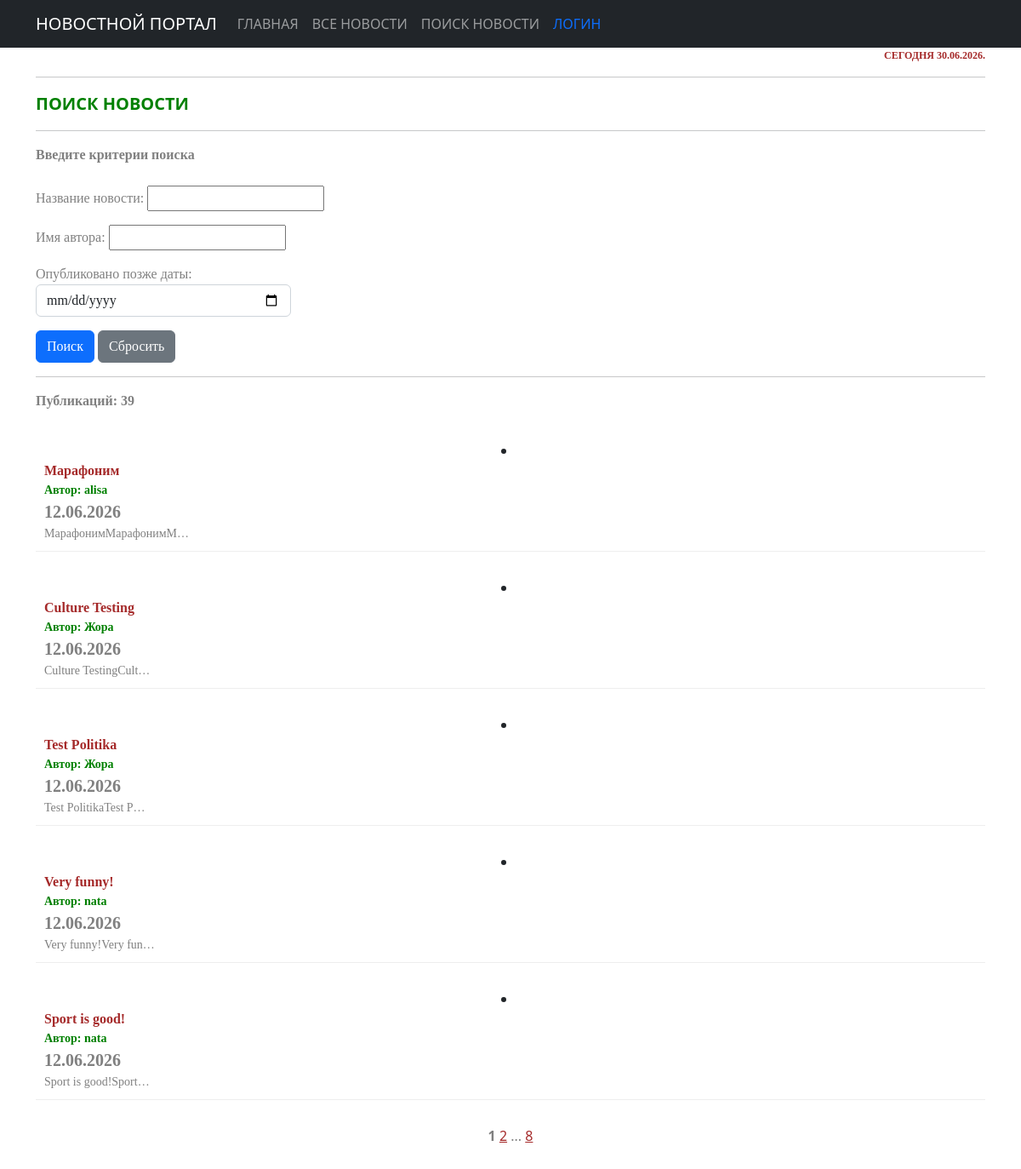
Page /news/search/ on the earlier database version.
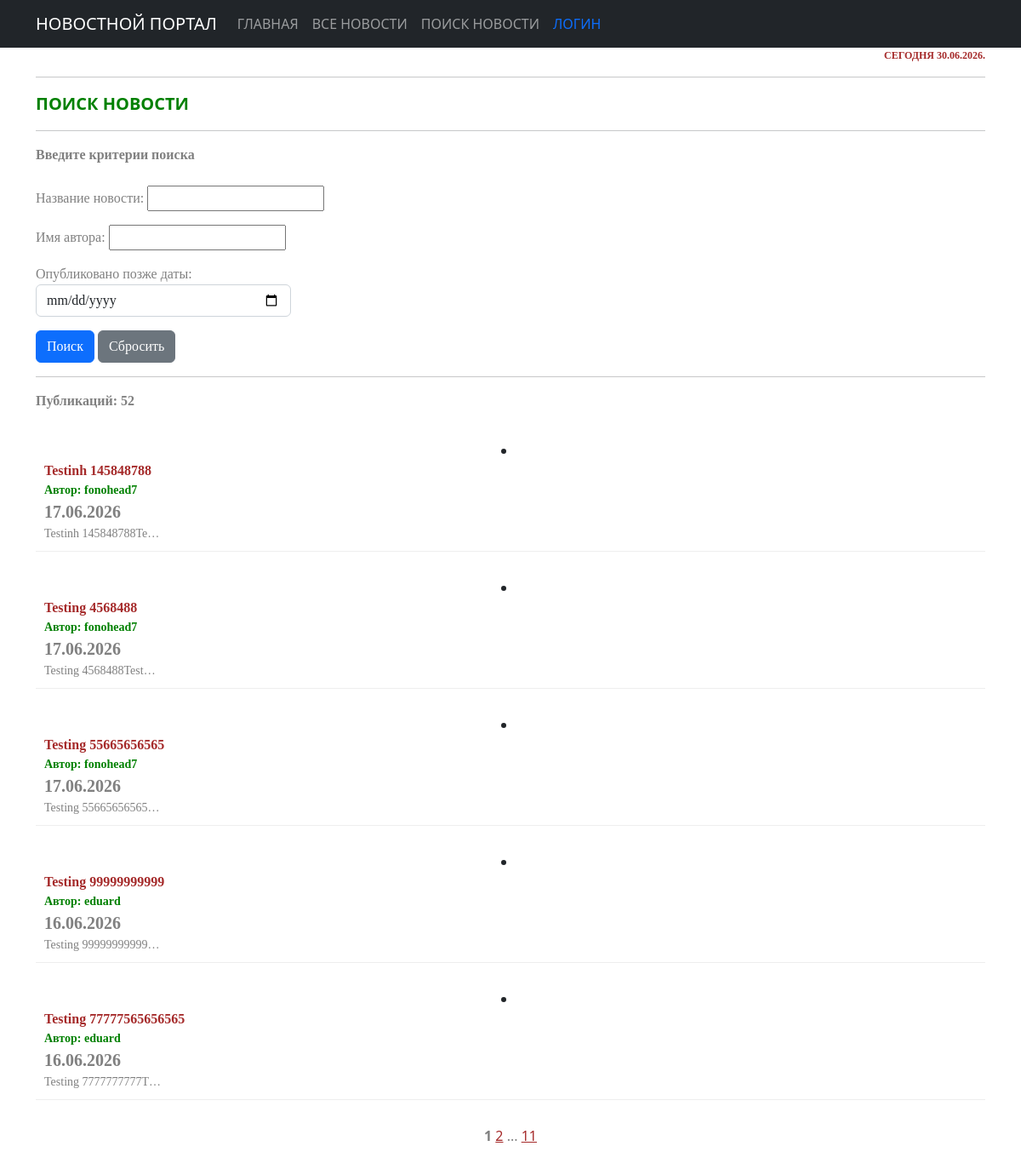
Same page on the later database version.
### news/models.py (models this page shows, shortened)
class Post(models.Model):
    ARTICLE = 'AR'
    NEWS = 'NW'
    TYPE_CHOICES = [(ARTICLE, 'Статья'), (NEWS, 'Новость')]
    author = models.ForeignKey(Author, on_delete=models.CASCADE)
    post_type = models.CharField(max_length=2, choices=TYPE_CHOICES, default=ARTICLE)
    created_at = models.DateTimeField(auto_now_add=True)
    categories = models.ManyToManyField(Category, through='PostCategory')
    title = models.CharField(max_length=250)
    text = models.TextField()
    rating = models.IntegerField(default=0)
    class Meta:
        ordering = ['-created_at']

### accounts/models.py (models this page shows, shortened)
class Author(models.Model):
    user = models.OneToOneField(User, on_delete=models.CASCADE, related_name='author')
    rating = models.IntegerField(default=0)

### news/views.py (the view)
# urls.py: path('search/', news_search, name='news_search'),
def news_search(request):
    news_list = Post.objects.all().select_related('author__user')  # ← Оптимизация: загружаем сразу User
    news_filter = NewsFilter(request.GET, queryset=news_list)
    paginator = Paginator(news_filter.qs, 5)
    page_number = request.GET.get('page')
    page_obj = paginator.get_page(page_number)
    return render(request, 'flatpages/post_search.html', {
        'filter': news_filter,
        'page_obj': page_obj,
    })

### accounts/context_processors.py (called while the page is built, shortened)
def user_groups(request):
    if request.user.is_authenticated:
        has_authors_group = request.user.groups.filter(name='authors').exists()
    else:
        has_authors_group = False
    return {
        'user_has_authors_group': has_authors_group,
    }

def user_groups_context(request):
    context = {
        'user_has_authors_group': False,
        'user_has_sub_politics_group': False,
        'user_has_sub_culture_group': False,
        'user_has_sub_sport_group': False,
        'user_has_sub_humour_group': False,
    }
    return context

### news/templatetags/custom_tags.py (called while the page is built)
@register.simple_tag()
def current_time(format_string='%d.%m.%Y.'):
    return datetime.utcnow().strftime(format_string)

@register.simple_tag(takes_context=True)
def url_replace(context, **kwargs):
   d = context['request'].GET.copy()
   for k, v in kwargs.items():
       d[k] = v
   return d.urlencode()

### templates/flatpages/post_search.html (shortened to what this page needs)
{% extends 'flatpages/default.html' %}
{% load custom_filters %}
{% load custom_tags %}
{% block content %}
<div style="text-align: right; color: brown; font-size: 12px; font-weight: bold; font-family: tahoma;">
    СЕГОДНЯ {% current_time %}
</div>
<hr>
<div style="text-align: left; color: green; font-size: 20px; font-weight: bold;">
        ПОИСК НОВОСТИ
</div>
<hr>
<div style="text-align: left; color: grey; font-size: 16px; font-weight: bold; font-family: tahoma;">
    Введите критерии поиска</div>
    <br>
    <form method="get" style="text-align: left; color: grey; font-family: tahoma;">
        {{ filter.form.as_p }}
        <button type="submit" class="btn btn-primary">Поиск</button>
        <a href="{% url 'news:news_search' %}" class="btn btn-secondary">Сбросить</a>
    </form>
    <hr>
    {% if filter.qs %}
        <div style="text-align: left; color: grey; font-family: tahoma; font-weight: bold; font-size: 16px;">
            Публикаций: {{ filter.qs.count }}</div>
            <br>
            {% for news in page_obj %}
            <li style="margin-bottom: 20px; padding: 10px; border-bottom: 1px solid #eeeeee;">
            <div style="text-align: left; color: grey; font-family: tahoma; font-size: 16px;">
                <div style="text-align: left; font-size: 16px;color: brown; font-weight: bold;">
                    {{ news.title|censor }}</div>
                <div style="text-align: left; font-size: 14px;color: green; font-weight: bold;">
                    Автор: {{ news.author.user.username }}</div>
                <div style="text-align: left; font-size: 20px;color: grey; font-weight: bold;">
                    {{ news.created_at|date:"d.m.Y" }}</div>
                <div style="text-align: left; font-size: 14px;">
                    {{ news.text|censor|truncatechars:20 }}</div>
            </div>
        </li>
            {% endfor %}
    {% elif request.GET %}
        <div style="text-align: left; color: orange; font-family: tahoma; font-weight: bold; font-size: 16px;">
            К сожалению, по вашему запросу ничего не найдено...</div>
    {% endif %}
<div style="color: grey; text-align: center; margin: 30px 0;">
  <strong style="color: grey;">{{ page_obj.number }}</strong>
  {% if page_obj.has_next %}
    <a href="?{% url_replace page=page_obj.next_page_number %}" style="color: brown;">
        {{ page_obj.next_page_number }}</a>
    {% if page_obj.paginator.num_pages != page_obj.next_page_number %}
      ... <a href="?{% url_replace page=page_obj.paginator.num_pages %}" style="color: brown;">
    {{ page_obj.paginator.num_pages }}</a>
    {% endif %}
  {% endif %}
</div>
{% endblock content %}

Differences in the rows shown:
no longer on this page (row unchanged): Post: title|censor "Марафоним", author.user.username "alisa", created_at "12.06.2026", text|censor "МарафонимМарафонимМ…"
no longer on this page (row unchanged): Post: title|censor "Culture Testing", author.user.username "Жора", created_at "12.06.2026", text|censor "Culture TestingCult…"
no longer on this page (row unchanged): Post: title|censor "Test Politika", author.user.username "Жора", created_at "12.06.2026", text|censor "Test PolitikaTest P…"
no longer on this page (row unchanged): Post: title|censor "Very funny!", author.user.username "nata", created_at "12.06.2026", text|censor "Very funny!Very fun…"
no longer on this page (row unchanged): Post: title|censor "Sport is good!", author.user.username "nata", created_at "12.06.2026", text|censor "Sport is good!Sport…"
added Post: title|censor "Testinh 145848788", author.user.username "fonohead7", created_at "17.06.2026", text|censor "Testinh 145848788Te…"
added Post: title|censor "Testing 4568488", author.user.username "fonohead7", created_at "17.06.2026", text|censor "Testing 4568488Test…"
added Post: title|censor "Testing 55665656565", author.user.username "fonohead7", created_at "17.06.2026", text|censor "Testing 55665656565…"
added Post: title|censor "Testing 99999999999", author.user.username "eduard", created_at "16.06.2026", text|censor "Testing 99999999999…"
added Post: title|censor "Testing 77777565656565", author.user.username "eduard", created_at "16.06.2026", text|censor "Testing 7777777777T…"
Other differences:
{{ filter.qs.count }}: "39" → "52"
{{ page_obj.paginator.num_pages }}: "8" → "11"
